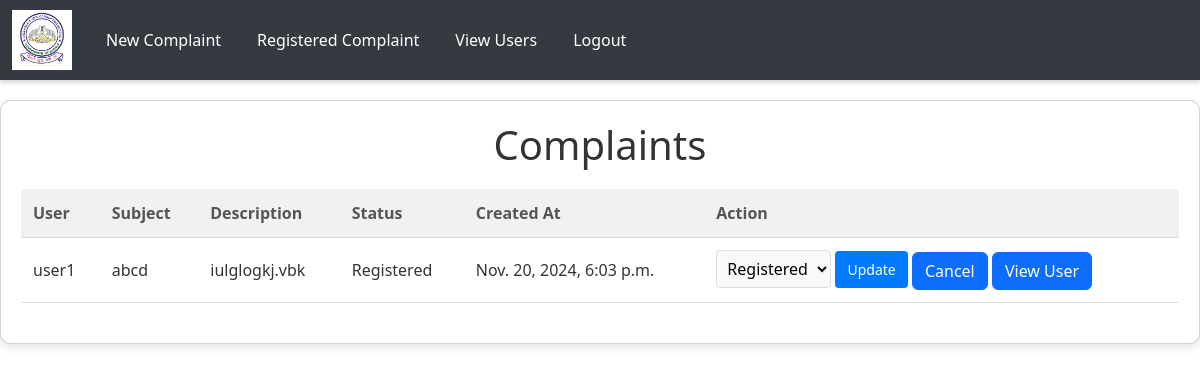
The page /view_complaints/ (signed in) on the database as committed earlier.
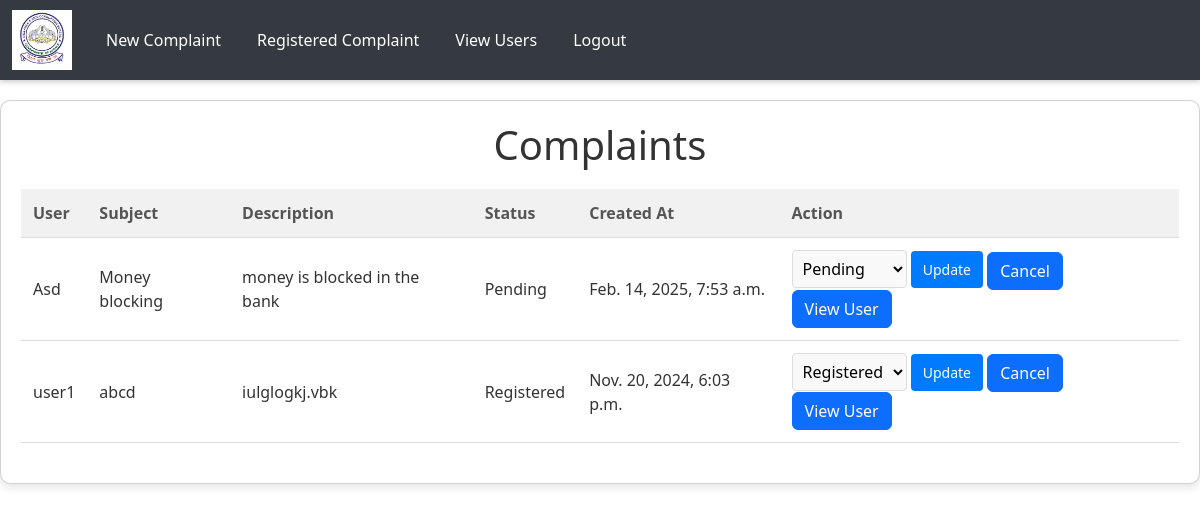
The same page on the database as committed later.
### app/models.py (models this page shows, shortened)
class Complaint(models.Model):
    user = models.ForeignKey(User, on_delete=models.CASCADE)
    police = models.ForeignKey(Police, on_delete=models.CASCADE)
    subject = models.CharField(max_length=255)
    description = models.TextField()
    status = models.CharField(max_length=50, choices=[('Pending', 'Pending'), ('Registered', 'Registered'), ('Resolved', 'Resolved')], default='Pending')
    created_at = models.DateTimeField(auto_now_add=True)
    registered_at = models.DateTimeField(null=True, blank=True)  # Optional

class User(models.Model):
    Email = models.EmailField(unique=True)
    username = models.TextField()
    phonenumber = models.IntegerField()
    password = models.TextField()
    location = models.TextField()
    idproof = models.CharField(max_length=12)
    profile_picture = models.ImageField(upload_to='profile_pics/', default='profile_pics/default.png')  # Ensure the default image is in the correct path.

### app/views.py (the view, shortened to what this page needs)
# urls.py: path('view_complaints/', views.view_complaints, name='view_complaints'),
def view_complaints(req):
    if 'police' not in req.session:
        return redirect(login)  # Ensure the police officer is logged in
    police = get_police(req)  # Helper function to fetch police officer details
    complaints = Complaint.objects.filter(police=police).order_by('-created_at')
    return render(req, 'police/view_complaints.html', {'complaints': complaints})

### app/views.py (called while the page is built)
def get_police(req):
    data=Police.objects.get(Email=req.session['police'])
    return data

### templates/police/view_complaints.html (shortened to what this page needs)
<!DOCTYPE html>
<html lang="en">
<head>
    <link href="https://cdn.jsdelivr.net/npm/bootstrap@5.3.3/dist/css/bootstrap.min.css" rel="stylesheet">
    <link href="https://cdn.jsdelivr.net/npm/bootstrap-icons/font/bootstrap-icons.css" rel="stylesheet">
</head>
<body>
    <nav id="nav" class="navbar navbar-expand-lg navbar-dark sticky-top">
        <div class="container-fluid">
            <a class="navbar-brand" href="../view_complaints">
                <img id="logo" src="../static/images/images.jpg" alt="Logo">
            </a>
            <div class="collapse navbar-collapse" id="mynavbar">
                <ul class="navbar-nav me-auto">
                    <li class="nav-item">
                        <a class="nav-link" href="../view_complaints">New Complaint</a>
                    </li>
                    <li class="nav-item">
                        <a class="nav-link" href="../complainthistory">Registered Complaint</a>
                    </li>
                    <li class="nav-item">
                        <a class="nav-link" href="../viewuser">View Users</a>
                    </li>
                    <li class="nav-item">
                        <a class="nav-link" href="../logout">Logout</a>
                    </li>
                </ul>
            </div>
        </div>
    </nav>
    <div class="card">
        <h1>Complaints</h1>
        <table>
            <thead>
                <tr>
                    <th>User</th>
                    <th>Subject</th>
                    <th>Description</th>
                    <th>Status</th>
                    <th>Created At</th>
                    <th>Action</th>
                </tr>
            </thead>
            <tbody>
                {% for complaint in complaints %}
                    <tr>
                        <td>{{ complaint.user.username }}</td>
                        <td>{{ complaint.subject }}</td>
                        <td>{{ complaint.description }}</td>
                        <td>{{ complaint.status }}</td>
                        <td>{{ complaint.created_at }}</td>
                        <td>
                            <form method="POST" style="margin: 0;">
                                <select name="status" class="status-select">
                                    <option value="Pending" {% if complaint.status == "Pending" %}selected{% endif %}>Pending</option>
                                    <option value="Registered" {% if complaint.status == "Registered" %}selected{% endif %}>Registered</option>
                                </select>
                                <button type="submit">Update</button>
                                <a href="../delete/{{complaint.pk}}" class="btn btn-primary">Cancel</a>
                                <a href="../viewuser" class="btn btn-primary">View User</a>
                            </form>
                        </td>
                    </tr>
                {% empty %}
                    <tr>
                        <td colspan="6" class="no-complaints">No complaints found.</td>
                    </tr>
                {% endfor %}
            </tbody>
        </table>
    </div>
</body>
</html>

Rows that differ between the two databases and show on the page:
added Complaint: user.username "Asd", subject "Money blocking", description "money is blocked in the bank", status "Pending", created_at "Feb. 14, 2025, 7:53 a.m."
